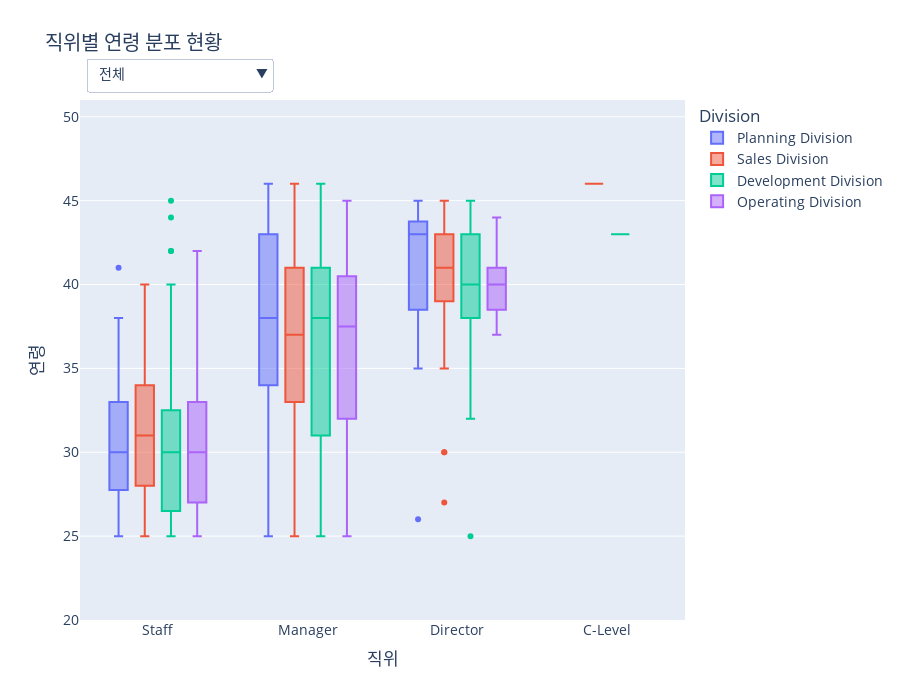

The notebook cell saved with this chart:
### Code cell
import pandas as pd
import numpy as np
import plotly.graph_objects as go
import plotly.io as pio
import plotly.express as px
import datetime

# --- 1. 데이터 임포트 ---
from services.tables.HR_Core.basic_info_table import emp_df
from services.tables.HR_Core.position_info_table import position_info_df
from services.tables.HR_Core.department_info_table import department_info_df
from services.tables.HR_Core.position_table import position_df
from services.tables.HR_Core.department_table import division_order, office_order, department_df
from services.helpers.utils import calculate_age

def create_figure():
    """
    제안 3: 조직 세대교체 현황 분석 그래프를 생성합니다. (Office 드릴다운 추가)
    """
    # --- 2. 데이터 준비 및 가공 ---
    current_emps_df = emp_df[emp_df['CURRENT_EMP_YN'] == 'Y'].copy()
    current_emps_df['AGE'] = current_emps_df['PERSONAL_ID'].apply(calculate_age)

    current_positions = position_info_df[position_info_df['GRADE_END_DATE'].isnull()][['EMP_ID', 'POSITION_ID']]
    current_depts = department_info_df[department_info_df['DEP_APP_END_DATE'].isnull()][['EMP_ID', 'DEP_ID']]
    
    analysis_df = pd.merge(current_emps_df, current_positions, on='EMP_ID', how='left')
    analysis_df = pd.merge(analysis_df, current_depts, on='EMP_ID', how='left')
    analysis_df = pd.merge(analysis_df, position_df[['POSITION_ID', 'POSITION_NAME']].drop_duplicates(), on='POSITION_ID', how='left')

    div_map = department_df[department_df['DEP_LEVEL'] == 2][['DEP_ID', 'DEP_NAME']].rename(columns={'DEP_NAME': 'DIVISION_NAME'})
    office_map = pd.merge(department_df[department_df['DEP_LEVEL'] == 3], div_map, left_on='UP_DEP_ID', right_on='DEP_ID', suffixes=('', '_div'))[['DEP_ID', 'DIVISION_NAME']]
    team_map = pd.merge(department_df[department_df['DEP_LEVEL'] == 4], office_map, left_on='UP_DEP_ID', right_on='DEP_ID', suffixes=('', '_office'))[['DEP_ID', 'DIVISION_NAME']]
    dept_to_div_map = pd.concat([
        div_map.rename(columns={'DEP_ID': 'DEP_ID_MAP'}),
        office_map.rename(columns={'DEP_ID': 'DEP_ID_MAP'}),
        team_map.rename(columns={'DEP_ID': 'DEP_ID_MAP'})
    ]).rename(columns={'DEP_ID_MAP': 'DEP_ID'})
    analysis_df = pd.merge(analysis_df, dept_to_div_map[['DEP_ID', 'DIVISION_NAME']], on='DEP_ID', how='left')
    
    # Office 이름을 붙이기 위해 department_df와 merge
    analysis_df = pd.merge(analysis_df, department_df[['DEP_ID', 'DEP_NAME']], on='DEP_ID', how='left')
    analysis_df['OFFICE_NAME'] = np.where(analysis_df['DEP_NAME'].str.contains('Office'), analysis_df['DEP_NAME'], analysis_df['DIVISION_NAME'] + ' (직속)')
    
    analysis_df = analysis_df.dropna(subset=['POSITION_NAME', 'DIVISION_NAME', 'AGE', 'OFFICE_NAME'])
    
    position_order = ['Staff', 'Manager', 'Director', 'C-Level']
    analysis_df['POSITION_NAME'] = pd.Categorical(analysis_df['POSITION_NAME'], categories=position_order, ordered=True)
    analysis_df['DIVISION_NAME'] = pd.Categorical(analysis_df['DIVISION_NAME'], categories=division_order, ordered=True)
    analysis_df['OFFICE_NAME'] = pd.Categorical(analysis_df['OFFICE_NAME'], categories=office_order, ordered=True)
    analysis_df = analysis_df.sort_values(['DIVISION_NAME', 'OFFICE_NAME', 'POSITION_NAME'])

    y_min, y_max = analysis_df['AGE'].min(), analysis_df['AGE'].max()
    fixed_y_range = [y_min - 5, y_max + 5]

    # --- 3. Plotly 인터랙티브 그래프 생성 ---
    fig = go.Figure()
    colors = px.colors.qualitative.Plotly
    
    # 1. '전체' 뷰 트레이스 추가 (Division 기준)
    for i, div_name in enumerate(division_order):
        df_filtered = analysis_df[analysis_df['DIVISION_NAME'] == div_name]
        fig.add_trace(go.Box(x=df_filtered['POSITION_NAME'], y=df_filtered['AGE'], name=div_name, marker_color=colors[i]))

    # 2. '상세' 뷰 트레이스 추가 (Office 기준, 초기는 숨김)
    office_traces_map = {}
    trace_idx_counter = len(fig.data)
    for i, div_name in enumerate(division_order):
        office_div_df = analysis_df[analysis_df['DIVISION_NAME'] == div_name]
        offices_in_div = [o for o in office_order if o in office_div_df['OFFICE_NAME'].unique()]
        office_traces_map[div_name] = []
        for j, office_name in enumerate(offices_in_div):
            df_filtered = office_div_df[office_div_df['OFFICE_NAME'] == office_name]
            fig.add_trace(go.Box(
                x=df_filtered['POSITION_NAME'], y=df_filtered['AGE'], name=office_name, 
                visible=False, marker_color=colors[j % len(colors)]
            ))
            office_traces_map[div_name].append(trace_idx_counter)
            trace_idx_counter += 1

    # --- 4. 드롭다운 메뉴 및 레이아웃 업데이트 ---
    buttons = []
    buttons.append(dict(label='전체', method='update', 
                        args=[{'visible': [True]*len(division_order) + [False]*(len(fig.data)-len(division_order))},
                              {'title': '전체 조직의 직위별 연령 분포', 'legend_title_text': 'Division'}]))

    for div_name in division_order:
        visibility_mask = [False] * len(fig.data)
        for trace_idx in office_traces_map.get(div_name, []):
            visibility_mask[trace_idx] = True
        buttons.append(dict(label=f'{div_name}', method='update',
                            args=[{'visible': visibility_mask},
                                  {'title': f'{div_name} 내 직위별 연령 분포', 'legend_title_text': 'Office'}]))

    fig.update_layout(
        updatemenus=[dict(
            active=0, buttons=buttons, direction="down",
            pad={"r": 10, "t": 10}, showactive=True,
            x=0.01, xanchor="left", y=1.1, yanchor="top"
        )],
        title_text='직위별 연령 분포 현황',
        xaxis_title='직위', yaxis_title='연령',
        font_size=14, height=700,
        boxmode='group',
        legend_title_text='Division',
        annotations=[dict(text="조직 선택:", showarrow=False, x=0, y=1.08, yref="paper", align="left")],
        yaxis_range=fixed_y_range
    )
    
    return fig

# 이 파일을 직접 실행할 경우 그래프를 생성하여 보여줍니다.
pio.renderers.default = 'vscode'
fig = create_figure()
fig.show()

### Figure 1 — Plotly figure (JSON) as saved in the notebook; plotly's stock layout.template omitted (floating-point values rounded to 4 significant figures; data arrays with more than 128 entries replaced by an {"elided": "..."} marker saying what was removed)
{"data": [{"marker": {"color": "#636EFA"}, "name": "Planning Division", "type": "box", "x": ["Staff", "Staff", "Staff", "Staff", "Staff", "Staff", "Manager", "Manager", "Manager", "Manager", "Manager", "Manager", "Manager", "Manager", "Manager", "Manager", "Director", "Director", "Staff", "Staff", "Staff", "Staff", "Staff", "Staff", "Staff", "Staff", "Staff", "Manager", "Manager", "Manager", "Manager", "Manager", "Manager", "Manager", "Manager", "Manager", "Director", "Director", "Staff", "Staff", "Staff", "Staff", "Staff", "Staff", "Staff", "Staff", "Staff", "Staff", "Staff", "Staff", "Staff", "Staff", "Staff", "Staff", "Staff", "Staff", "Staff", "Staff", "Staff", "Staff", "Staff", "Staff", "Staff", "Staff", "Staff", "Staff", "Staff", "Staff", "Manager", "Manager", "Manager", "Manager", "Manager", "Manager", "Manager", "Manager", "Manager", "Manager", "Manager", "Manager", "Manager", "Manager", "Manager", "Manager", "Manager", "Manager", "Manager", "Manager", "Manager", "Manager", "Manager", "Manager", "Manager", "Manager", "Manager", "Manager", "Manager", "Manager", "Manager", "Manager", "Manager", "Manager", "Manager", "Manager", "Manager", "Manager", "Manager", "Manager", "Manager", "Manager", "Manager", "Manager", "Manager", "Manager", "Manager", "Director", "Director", "Director", "Director", "Director", "Director", "Director"], "y": [38, 28, 29, 31, 28, 38, 44, 42, 42, 35, 32, 35, 44, 44, 32, 42, 43, 43, 32, 30, 33, 28, 26, 31, 27, 26, 35, 34, 41, 43, 32, 45, 37, 41, 42, 37, 45, 37, 32, 41, 26, 27, 32, 34, 38, 33, 25, 29, 29, 37, 27, 33, 33, 29, 28, 26, 38, 34, 33, 29, 35, 27, 28, 33, 26, 26, 28, 31, 26, 43, 41, 42, 44, 44, 40, 38, 30, 33, 41, 27, 31, 45, 28, 34, 45, 46, 45, 43, 43, 42, 44, 30, 31, 43, 35, 29, 33, 44, 35, 34, 35, 35, 37, 28, 37, 36, 36, 43, 42, 38, 38, 36, 44, 45, 25, 26, 43, 35, 43, 43, 44, 45]}, {"marker": {"color": "#EF553B"}, "name": "Sales Division", "type": "box", "x": {"elided": "132 str values"}, "y": {"elided": "132 int values"}}, {"marker": {"color": "#00CC96"}, "name": "Development Division", "type": "box", "x": ["Staff", "Staff", "Staff", "Staff", "Manager", "Manager", "Manager", "Manager", "Manager", "Manager", "Manager", "Manager", "Manager", "Director", "Staff", "Staff", "Staff", "Staff", "Staff", "Staff", "Manager", "Manager", "Manager", "Manager", "Manager", "Manager", "Manager", "Manager", "Manager", "Manager", "Director", "Director", "Director", "Director", "Director", "Staff", "Staff", "Staff", "Staff", "Staff", "Staff", "Staff", "Staff", "Staff", "Staff", "Staff", "Staff", "Staff", "Staff", "Staff", "Staff", "Staff", "Staff", "Staff", "Staff", "Staff", "Staff", "Manager", "Manager", "Manager", "Manager", "Manager", "Manager", "Manager", "Manager", "Manager", "Manager", "Manager", "Manager", "Manager", "Manager", "Manager", "Manager", "Manager", "Manager", "Manager", "Manager", "Manager", "Manager", "Manager", "Manager", "Manager", "Manager", "Manager", "Manager", "Manager", "Manager", "Manager", "Manager", "Manager", "Manager", "Manager", "Manager", "Manager", "Manager", "Manager", "Manager", "Manager", "Manager", "Manager", "Manager", "Manager", "Manager", "Manager", "Manager", "Manager", "Manager", "Manager", "Manager", "Director", "Director", "Director", "Director", "Director", "Director", "Director", "Director", "Director", "Director", "Director", "Director", "Director", "Director", "C-Level"], "y": [25, 30, 33, 31, 28, 46, 36, 29, 33, 28, 43, 43, 41, 41, 40, 44, 31, 26, 36, 45, 26, 41, 35, 42, 43, 35, 42, 34, 43, 39, 43, 45, 36, 39, 43, 27, 31, 32, 26, 35, 30, 27, 29, 25, 27, 42, 29, 26, 25, 28, 26, 30, 42, 30, 26, 29, 31, 44, 31, 45, 28, 35, 32, 28, 26, 40, 38, 38, 37, 29, 27, 44, 26, 40, 25, 27, 35, 36, 43, 41, 45, 41, 33, 41, 38, 32, 35, 35, 31, 36, 34, 45, 45, 40, 29, 38, 39, 42, 30, 39, 40, 42, 26, 31, 42, 26, 38, 39, 40, 44, 33, 39, 45, 25, 43, 40, 44, 40, 38, 39, 32, 40, 38, 43]}, {"marker": {"color": "#AB63FA"}, "name": "Operating Division", "type": "box", "x": ["Staff", "Staff", "Staff", "Staff", "Staff", "Staff", "Staff", "Staff", "Manager", "Manager", "Manager", "Manager", "Manager", "Manager", "Manager", "Manager", "Manager", "Manager", "Director", "Director", "Staff", "Staff", "Staff", "Staff", "Staff", "Staff", "Manager", "Manager", "Manager", "Director", "Director", "Director", "Director", "Staff", "Staff", "Staff", "Staff", "Staff", "Staff", "Staff", "Staff", "Staff", "Staff", "Staff", "Staff", "Staff", "Staff", "Staff", "Staff", "Staff", "Staff", "Staff", "Staff", "Staff", "Staff", "Staff", "Staff", "Staff", "Staff", "Staff", "Staff", "Manager", "Manager", "Manager", "Manager", "Manager", "Manager", "Manager", "Manager", "Manager", "Manager", "Manager", "Manager", "Manager", "Manager", "Manager", "Manager", "Manager", "Manager", "Manager", "Manager", "Manager", "Manager", "Manager", "Manager", "Manager", "Manager", "Manager", "Manager", "Manager", "Manager", "Manager", "Manager", "Manager", "Manager", "Manager", "Manager", "Manager", "Manager", "Manager", "Director", "Director"], "y": [35, 27, 34, 31, 33, 27, 31, 26, 30, 32, 25, 33, 40, 38, 36, 39, 39, 34, 41, 44, 35, 30, 25, 27, 26, 30, 39, 37, 33, 39, 37, 41, 38, 31, 40, 25, 29, 32, 29, 27, 30, 30, 38, 27, 32, 30, 30, 26, 38, 35, 26, 26, 38, 33, 42, 27, 30, 34, 29, 31, 32, 34, 43, 32, 34, 40, 31, 42, 29, 40, 40, 36, 42, 32, 39, 27, 45, 40, 43, 42, 34, 38, 28, 37, 28, 36, 41, 37, 32, 30, 42, 42, 39, 31, 43, 44, 41, 43, 39, 32, 39, 41]}, {"marker": {"color": "#636EFA"}, "name": "Strategy Office", "type": "box", "visible": false, "x": ["Staff", "Staff", "Staff", "Staff", "Staff", "Staff", "Manager", "Manager", "Manager", "Manager", "Manager", "Manager", "Manager", "Manager", "Manager", "Manager", "Director", "Director"], "y": [38, 28, 29, 31, 28, 38, 44, 42, 42, 35, 32, 35, 44, 44, 32, 42, 43, 43]}, {"marker": {"color": "#EF553B"}, "name": "Finance Office", "type": "box", "visible": false, "x": ["Staff", "Staff", "Staff", "Staff", "Staff", "Staff", "Staff", "Staff", "Staff", "Manager", "Manager", "Manager", "Manager", "Manager", "Manager", "Manager", "Manager", "Manager", "Director", "Director"], "y": [32, 30, 33, 28, 26, 31, 27, 26, 35, 34, 41, 43, 32, 45, 37, 41, 42, 37, 45, 37]}, {"marker": {"color": "#00CC96"}, "name": "Planning Division (직속)", "type": "box", "visible": false, "x": ["Staff", "Staff", "Staff", "Staff", "Staff", "Staff", "Staff", "Staff", "Staff", "Staff", "Staff", "Staff", "Staff", "Staff", "Staff", "Staff", "Staff", "Staff", "Staff", "Staff", "Staff", "Staff", "Staff", "Staff", "Staff", "Staff", "Staff", "Staff", "Staff", "Staff", "Manager", "Manager", "Manager", "Manager", "Manager", "Manager", "Manager", "Manager", "Manager", "Manager", "Manager", "Manager", "Manager", "Manager", "Manager", "Manager", "Manager", "Manager", "Manager", "Manager", "Manager", "Manager", "Manager", "Manager", "Manager", "Manager", "Manager", "Manager", "Manager", "Manager", "Manager", "Manager", "Manager", "Manager", "Manager", "Manager", "Manager", "Manager", "Manager", "Manager", "Manager", "Manager", "Manager", "Manager", "Manager", "Manager", "Manager", "Director", "Director", "Director", "Director", "Director", "Director", "Director"], "y": [32, 41, 26, 27, 32, 34, 38, 33, 25, 29, 29, 37, 27, 33, 33, 29, 28, 26, 38, 34, 33, 29, 35, 27, 28, 33, 26, 26, 28, 31, 26, 43, 41, 42, 44, 44, 40, 38, 30, 33, 41, 27, 31, 45, 28, 34, 45, 46, 45, 43, 43, 42, 44, 30, 31, 43, 35, 29, 33, 44, 35, 34, 35, 35, 37, 28, 37, 36, 36, 43, 42, 38, 38, 36, 44, 45, 25, 26, 43, 35, 43, 43, 44, 45]}, {"marker": {"color": "#636EFA"}, "name": "Marketing Office", "type": "box", "visible": false, "x": ["Staff", "Staff", "Manager", "Manager", "Manager", "Manager", "Manager", "Manager", "Manager", "Manager", "Director", "Director"], "y": [29, 33, 44, 39, 35, 35, 37, 42, 41, 35, 40, 27]}, {"marker": {"color": "#EF553B"}, "name": "Domestic Sales Office", "type": "box", "visible": false, "x": ["Staff", "Staff", "Staff", "Staff", "Manager", "Manager", "Manager", "Manager", "Manager", "Manager", "Manager", "Director"], "y": [35, 26, 34, 29, 30, 29, 38, 40, 36, 46, 39, 41]}, {"marker": {"color": "#00CC96"}, "name": "Global Sales Office", "type": "box", "visible": false, "x": ["Staff", "Staff", "Staff", "Staff", "Staff", "Staff", "Staff", "Staff", "Staff", "Staff", "Manager", "Manager", "Manager", "Manager", "Manager", "Manager", "Director", "Director", "Director"], "y": [28, 33, 34, 29, 32, 29, 30, 40, 27, 34, 45, 26, 40, 40, 41, 31, 41, 45, 35]}, {"marker": {"color": "#AB63FA"}, "name": "Sales Division (직속)", "type": "box", "visible": false, "x": ["Staff", "Staff", "Staff", "Staff", "Staff", "Staff", "Staff", "Staff", "Staff", "Staff", "Staff", "Staff", "Staff", "Staff", "Staff", "Staff", "Staff", "Staff", "Staff", "Staff", "Staff", "Staff", "Staff", "Staff", "Staff", "Staff", "Staff", "Manager", "Manager", "Manager", "Manager", "Manager", "Manager", "Manager", "Manager", "Manager", "Manager", "Manager", "Manager", "Manager", "Manager", "Manager", "Manager", "Manager", "Manager", "Manager", "Manager", "Manager", "Manager", "Manager", "Manager", "Manager", "Manager", "Manager", "Manager", "Manager", "Manager", "Manager", "Manager", "Manager", "Manager", "Manager", "Manager", "Manager", "Manager", "Manager", "Manager", "Manager", "Manager", "Manager", "Manager", "Manager", "Manager", "Manager", "Manager", "Manager", "Director", "Director", "Director", "Director", "Director", "Director", "Director", "Director", "Director", "Director", "Director", "Director", "C-Level"], "y": [30, 32, 29, 36, 28, 34, 35, 35, 26, 32, 27, 34, 34, 26, 36, 29, 35, 35, 25, 25, 30, 31, 27, 31, 35, 26, 25, 28, 43, 36, 28, 35, 34, 38, 34, 27, 32, 39, 26, 28, 36, 42, 42, 38, 39, 37, 33, 44, 43, 29, 28, 33, 45, 44, 43, 30, 32, 28, 41, 42, 36, 34, 41, 38, 40, 36, 31, 43, 25, 45, 37, 42, 45, 33, 36, 36, 43, 43, 39, 44, 43, 44, 41, 41, 30, 30, 44, 40, 46]}, {"marker": {"color": "#636EFA"}, "name": "R&D Office", "type": "box", "visible": false, "x": ["Staff", "Staff", "Staff", "Staff", "Manager", "Manager", "Manager", "Manager", "Manager", "Manager", "Manager", "Manager", "Manager", "Director"], "y": [25, 30, 33, 31, 28, 46, 36, 29, 33, 28, 43, 43, 41, 41]}, {"marker": {"color": "#EF553B"}, "name": "QA Office", "type": "box", "visible": false, "x": ["Staff", "Staff", "Staff", "Staff", "Staff", "Staff", "Manager", "Manager", "Manager", "Manager", "Manager", "Manager", "Manager", "Manager", "Manager", "Manager", "Director", "Director", "Director", "Director", "Director"], "y": [40, 44, 31, 26, 36, 45, 26, 41, 35, 42, 43, 35, 42, 34, 43, 39, 43, 45, 36, 39, 43]}, {"marker": {"color": "#00CC96"}, "name": "Development Division (직속)", "type": "box", "visible": false, "x": ["Staff", "Staff", "Staff", "Staff", "Staff", "Staff", "Staff", "Staff", "Staff", "Staff", "Staff", "Staff", "Staff", "Staff", "Staff", "Staff", "Staff", "Staff", "Staff", "Staff", "Staff", "Staff", "Manager", "Manager", "Manager", "Manager", "Manager", "Manager", "Manager", "Manager", "Manager", "Manager", "Manager", "Manager", "Manager", "Manager", "Manager", "Manager", "Manager", "Manager", "Manager", "Manager", "Manager", "Manager", "Manager", "Manager", "Manager", "Manager", "Manager", "Manager", "Manager", "Manager", "Manager", "Manager", "Manager", "Manager", "Manager", "Manager", "Manager", "Manager", "Manager", "Manager", "Manager", "Manager", "Manager", "Manager", "Manager", "Manager", "Manager", "Manager", "Manager", "Manager", "Manager", "Manager", "Director", "Director", "Director", "Director", "Director", "Director", "Director", "Director", "Director", "Director", "Director", "Director", "Director", "Director", "C-Level"], "y": [27, 31, 32, 26, 35, 30, 27, 29, 25, 27, 42, 29, 26, 25, 28, 26, 30, 42, 30, 26, 29, 31, 44, 31, 45, 28, 35, 32, 28, 26, 40, 38, 38, 37, 29, 27, 44, 26, 40, 25, 27, 35, 36, 43, 41, 45, 41, 33, 41, 38, 32, 35, 35, 31, 36, 34, 45, 45, 40, 29, 38, 39, 42, 30, 39, 40, 42, 26, 31, 42, 26, 38, 39, 40, 44, 33, 39, 45, 25, 43, 40, 44, 40, 38, 39, 32, 40, 38, 43]}, {"marker": {"color": "#636EFA"}, "name": "Engineering Office", "type": "box", "visible": false, "x": ["Staff", "Staff", "Staff", "Staff", "Staff", "Staff", "Staff", "Staff", "Manager", "Manager", "Manager", "Manager", "Manager", "Manager", "Manager", "Manager", "Manager", "Manager", "Director", "Director"], "y": [35, 27, 34, 31, 33, 27, 31, 26, 30, 32, 25, 33, 40, 38, 36, 39, 39, 34, 41, 44]}, {"marker": {"color": "#EF553B"}, "name": "Production Office", "type": "box", "visible": false, "x": ["Staff", "Staff", "Staff", "Staff", "Staff", "Staff", "Manager", "Manager", "Manager", "Director", "Director", "Director", "Director"], "y": [35, 30, 25, 27, 26, 30, 39, 37, 33, 39, 37, 41, 38]}, {"marker": {"color": "#00CC96"}, "name": "Operating Division (직속)", "type": "box", "visible": false, "x": ["Staff", "Staff", "Staff", "Staff", "Staff", "Staff", "Staff", "Staff", "Staff", "Staff", "Staff", "Staff", "Staff", "Staff", "Staff", "Staff", "Staff", "Staff", "Staff", "Staff", "Staff", "Staff", "Staff", "Staff", "Staff", "Staff", "Staff", "Staff", "Manager", "Manager", "Manager", "Manager", "Manager", "Manager", "Manager", "Manager", "Manager", "Manager", "Manager", "Manager", "Manager", "Manager", "Manager", "Manager", "Manager", "Manager", "Manager", "Manager", "Manager", "Manager", "Manager", "Manager", "Manager", "Manager", "Manager", "Manager", "Manager", "Manager", "Manager", "Manager", "Manager", "Manager", "Manager", "Manager", "Manager", "Manager", "Manager", "Director", "Director"], "y": [31, 40, 25, 29, 32, 29, 27, 30, 30, 38, 27, 32, 30, 30, 26, 38, 35, 26, 26, 38, 33, 42, 27, 30, 34, 29, 31, 32, 34, 43, 32, 34, 40, 31, 42, 29, 40, 40, 36, 42, 32, 39, 27, 45, 40, 43, 42, 34, 38, 28, 37, 28, 36, 41, 37, 32, 30, 42, 42, 39, 31, 43, 44, 41, 43, 39, 32, 39, 41]}], "layout": {"annotations": [{"align": "left", "showarrow": false, "text": "조직 선택:", "x": 0, "y": 1.08, "yref": "paper"}], "boxmode": "group", "font": {"size": 14}, "height": 700, "legend": {"title": {"text": "Division"}}, "title": {"text": "직위별 연령 분포 현황"}, "updatemenus": [{"active": 0, "buttons": [{"args": [{"visible": [true, true, true, true, false, false, false, false, false, false, false, false, false, false, false, false, false]}, {"legend_title_text": "Division", "title": "전체 조직의 직위별 연령 분포"}], "label": "전체", "method": "update"}, {"args": [{"visible": [false, false, false, false, true, true, true, false, false, false, false, false, false, false, false, false, false]}, {"legend_title_text": "Office", "title": "Planning Division 내 직위별 연령 분포"}], "label": "Planning Division", "method": "update"}, {"args": [{"visible": [false, false, false, false, false, false, false, true, true, true, true, false, false, false, false, false, false]}, {"legend_title_text": "Office", "title": "Sales Division 내 직위별 연령 분포"}], "label": "Sales Division", "method": "update"}, {"args": [{"visible": [false, false, false, false, false, false, false, false, false, false, false, true, true, true, false, false, false]}, {"legend_title_text": "Office", "title": "Development Division 내 직위별 연령 분포"}], "label": "Development Division", "method": "update"}, {"args": [{"visible": [false, false, false, false, false, false, false, false, false, false, false, false, false, false, true, true, true]}, {"legend_title_text": "Office", "title": "Operating Division 내 직위별 연령 분포"}], "label": "Operating Division", "method": "update"}], "direction": "down", "pad": {"r": 10, "t": 10}, "showactive": true, "x": 0.01, "xanchor": "left", "y": 1.1, "yanchor": "top"}], "xaxis": {"title": {"text": "직위"}}, "yaxis": {"range": [20, 51], "title": {"text": "연령"}}}}
